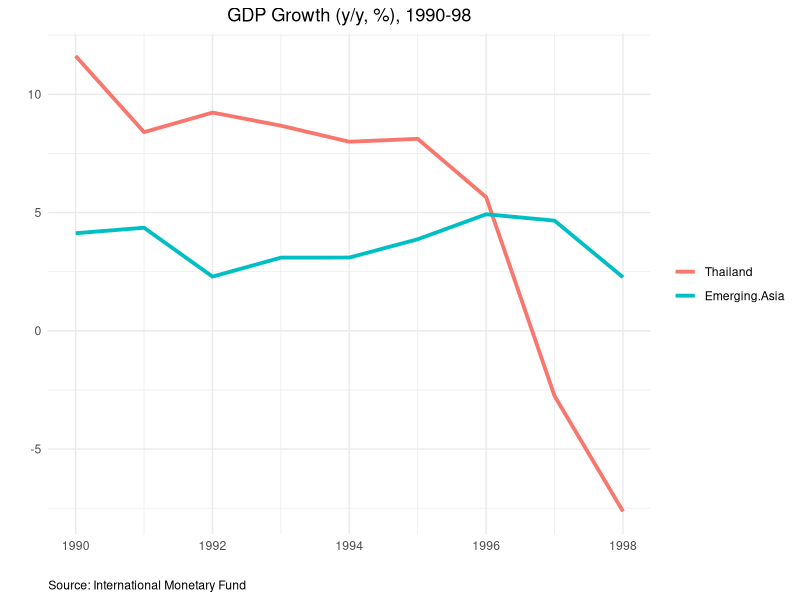
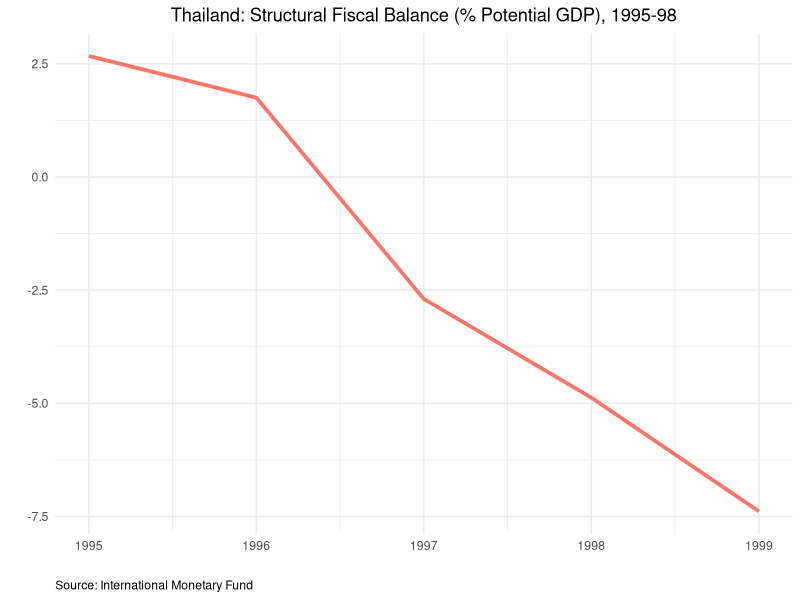
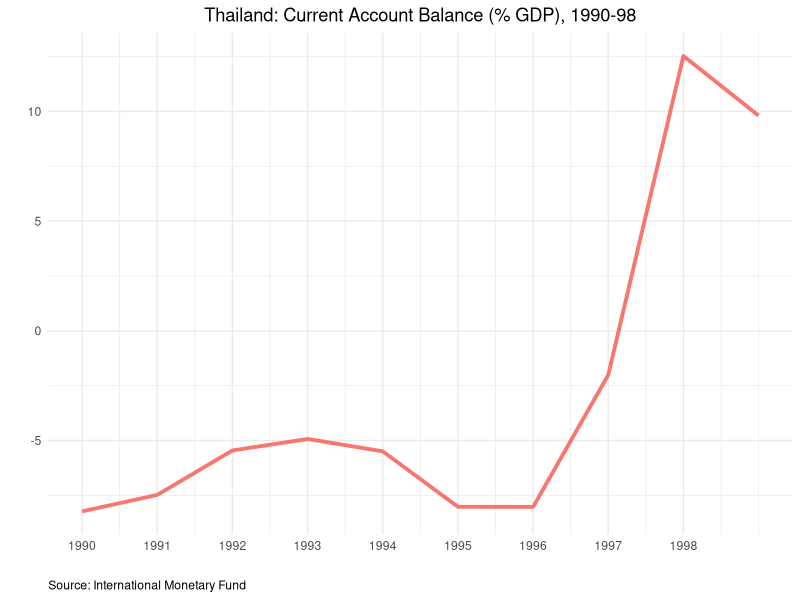
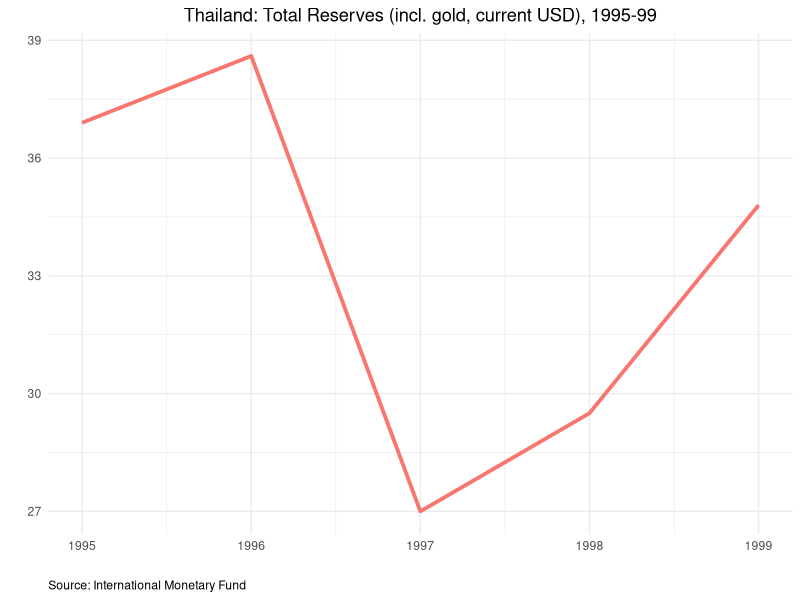
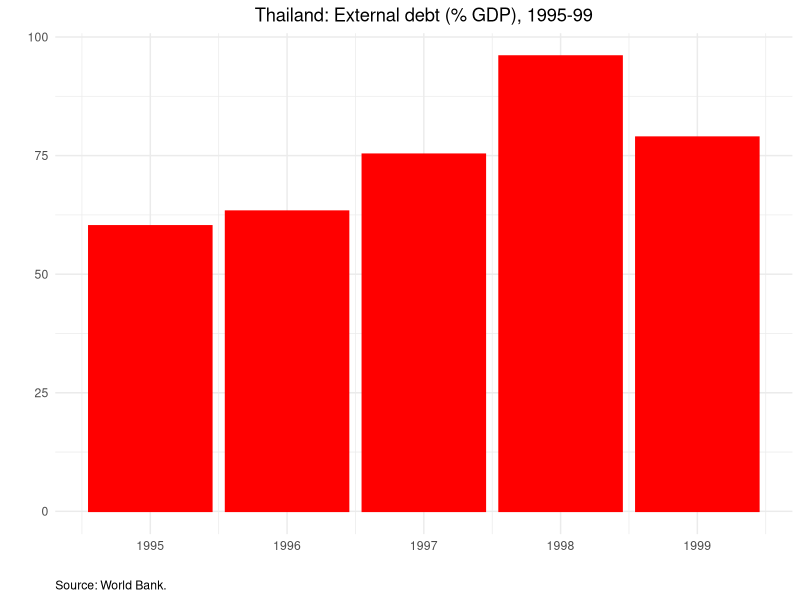
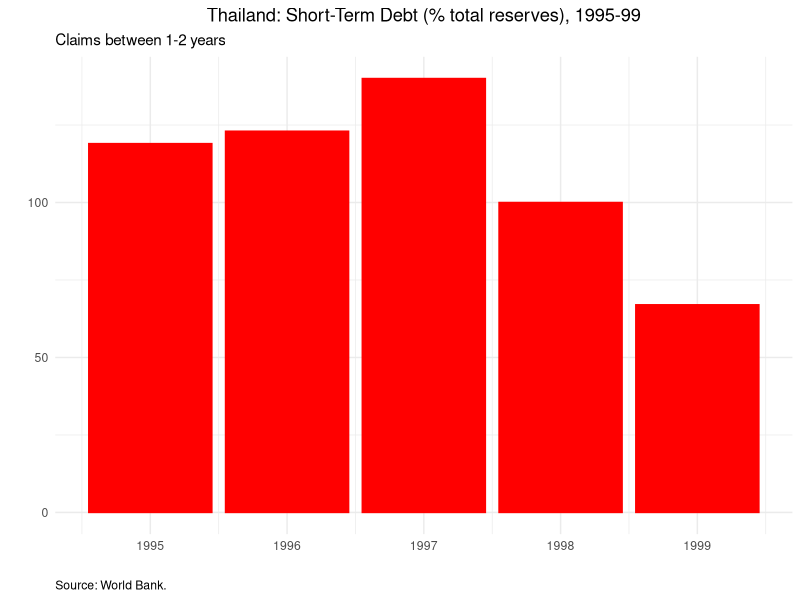
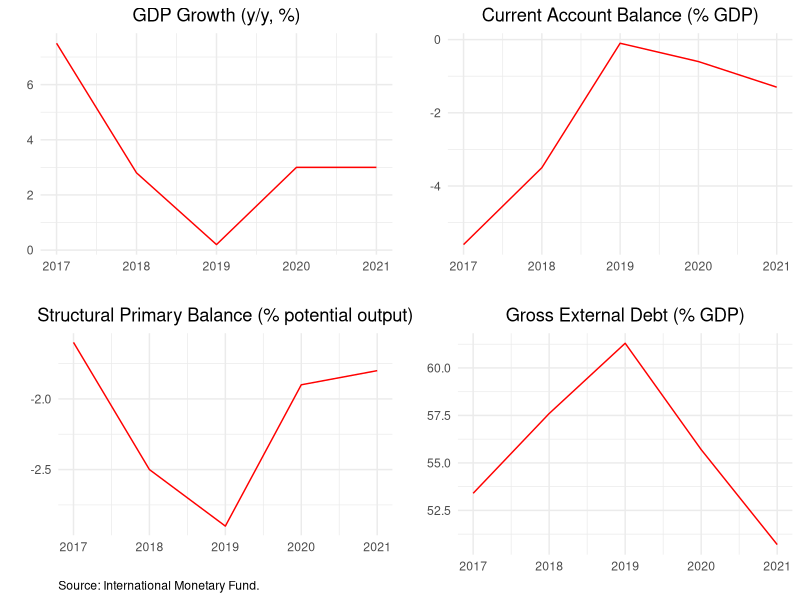

Write R code to recreate these figures, in order.
## ---- chunk 1
knitr::opts_chunk$set(echo = FALSE)
## ---- chunk 2
knitr::opts_chunk$set(echo = FALSE, warning = FALSE)

library(reshape2)
library(ggplot2)
thailand_gdp <- read.csv("thailand_gdp.csv", sep = ",", header = T, fileEncoding="UTF-8-BOM")
thailand_gdp <- melt(thailand_gdp, id.vars = "Year")
ggplot(thailand_gdp) +
 aes(x = Year, y = value, fill = variable, colour = variable) +
 geom_line(size = 1.3) +
 scale_fill_hue() +
 scale_color_hue() +
 labs(title = "GDP Growth (y/y, %), 1990-98", caption = "Source: International Monetary Fund") +
 theme_minimal() + theme(plot.title = element_text(hjust = 0.5), plot.caption = element_text(hjust = 0.0),
        legend.title = element_blank()) + xlab("") + ylab("")
## ---- chunk 3
knitr::opts_chunk$set(echo = FALSE, warning = FALSE)

library(ggplot2)
structural_balance <- read.csv("structural_balance.csv", sep = ",", header = T, fileEncoding="UTF-8-BOM")
ggplot(structural_balance) +
  aes(x = year, y = balance, color = "red") +
  geom_line(size = 1.3) +
  scale_fill_hue() +
 scale_color_hue() +
 labs(title = "Thailand: Structural Fiscal Balance (% Potential GDP), 1995-98", caption = "Source: International Monetary Fund") +
  theme_minimal() + theme(plot.title = element_text(hjust = 0.5), plot.caption = element_text(hjust = 0.0)) +
  theme(legend.position = "none") +
  xlab("") + ylab("")
  
## ---- chunk 4
knitr::opts_chunk$set(echo = FALSE, warning = FALSE)

library(ggplot2)
cab <- read.csv("cab.csv", sep = ",", header = T, fileEncoding="UTF-8-BOM")
ggplot(cab) +
  aes(x = year, y = balance, color = "red") +
  geom_line(size = 1.3) +
  scale_fill_hue() +
 scale_color_hue() +
 labs(title = "Thailand: Current Account Balance (% GDP), 1990-98", caption = "Source: International Monetary Fund") +
  theme_minimal() + theme(plot.title = element_text(hjust = 0.5), plot.caption = element_text(hjust = 0.0)) +
  theme(legend.position = "none") +
  xlab("") + ylab("") +
  scale_x_continuous(name = " ", breaks = c(1990, 1991, 1992, 1993, 1994, 1995, 1996, 1997, 1998))
  
## ---- chunk 5
knitr::opts_chunk$set(echo = FALSE, warning = FALSE)

year <- c(1995, 1996, 1997, 1998, 1999)
reserves_amount <- c(36.9, 38.6, 27.0, 29.5, 34.8)
reserves_amount_df <- data.frame(year, reserves_amount)

library(ggplot2)
ggplot(reserves_amount_df) +
   aes(x = year, y = reserves_amount, color = "red") +
  geom_line(size = 1.3) +
  scale_fill_hue() +
 scale_color_hue() +
 labs(title = "Thailand: Total Reserves (incl. gold, current USD), 1995-99", caption = "Source: International Monetary Fund") +
  theme_minimal() + theme(plot.title = element_text(hjust = 0.5), plot.caption = element_text(hjust = 0.0)) +
  theme(legend.position = "none") +
  xlab("") + ylab("")
## ---- chunk 6
knitr::opts_chunk$set(echo = FALSE, warning = FALSE)

year <- c(1995, 1996, 1997, 1998, 1999)
ext_debt <- c(60.2, 63.3, 75.3, 96.0, 78.9)
external_debt <- data.frame(year, ext_debt)

library(ggplot2)
ggplot(external_debt, aes(x = year, y = ext_debt)) + geom_bar(stat = "identity", color = "red", fill = "red") +
  labs(title = "Thailand: External debt (% GDP), 1995-99", caption = "Source: World Bank.") +
  theme_minimal() + theme(plot.title = element_text(hjust = 0.5), plot.caption = element_text(hjust = 0.0)) +
  xlab("") + ylab("")
  
  

## ---- chunk 7
knitr::opts_chunk$set(echo = FALSE, warning = FALSE)

year <- c(1995, 1996, 1997, 1998, 1999)
st_debt <- c(119, 123, 140, 100, 67)
st_debt_df <- data.frame(year, st_debt)

library(ggplot2)
ggplot(st_debt_df, aes(x = year, y = st_debt)) + geom_bar(stat = "identity", color = "red", fill = "red") +
  labs(title = "Thailand: Short-Term Debt (% total reserves), 1995-99", subtitle = "Claims between 1-2 years", caption = "Source: World Bank.") +
  theme_minimal() + theme(plot.title = element_text(hjust = 0.5), plot.caption = element_text(hjust = 0.0)) +
  xlab("") + ylab("")

## ---- chunk 8
knitr::opts_chunk$set(echo = FALSE, warning = FALSE)

year <- c(2017, 2018, 2019, 2020, 2021)

turkey_gdp_growth <- c(7.5, 2.8, 0.2, 3.0, 3.0)
turkey_cab <- c(-5.6, -3.5, -0.1, -0.6, -1.3)
turkey_structural <- c(-1.6, -2.5, -2.9, -1.9, -1.8)
turkey_external_debt <- c(53.4, 57.6, 61.3, 55.7, 50.7)

turkey_gdp_df <- data.frame(year, turkey_gdp_growth)
turkey_cab_df <- data.frame(year, turkey_cab)
turkey_structural_df <- data.frame(year, turkey_structural)
turkey_external_debt_df <- data.frame(year, turkey_external_debt)

library(ggplot2)
library(ggpubr)

turkey_gdp_plot <- ggplot(turkey_gdp_df, aes(x = year, y = turkey_gdp_growth)) + geom_line(color = "red") +
  labs(title = "GDP Growth (y/y, %)") +  theme_minimal() + theme(plot.title = element_text(hjust = 0.5), plot.caption = element_text(hjust = 0.0)) + xlab("") + ylab("") 

turkey_cab_plot <- ggplot(turkey_cab_df, aes(x = year, y = turkey_cab)) + geom_line(color = "red") +
  labs(title = "Current Account Balance (% GDP)") +  theme_minimal() + theme(plot.title = element_text(hjust = 0.5), plot.caption = element_text(hjust = 0.0)) + xlab("") + ylab("") 

turkey_structural_plot <- ggplot(turkey_structural_df, aes(x = year, y = turkey_structural)) + geom_line(color = "red") + labs(title = "Structural Primary Balance (% potential output)", caption = "Source: International Monetary Fund.") +  
  theme_minimal() + theme(plot.title = element_text(hjust = 0.5), plot.caption = element_text(hjust = 0.0)) + xlab("") + ylab("") 

turkey_debt_plot <- ggplot(turkey_external_debt_df, aes(x = year, y = turkey_external_debt)) + geom_line(color = "red") + labs(title = "Gross External Debt (% GDP)") +  theme_minimal() + theme(plot.title = element_text(hjust = 0.5), plot.caption = element_text(hjust = 0.0)) + xlab("") + ylab("") 

ggarrange(turkey_gdp_plot, turkey_cab_plot, turkey_structural_plot, turkey_debt_plot, ncol = 2, nrow = 2)


